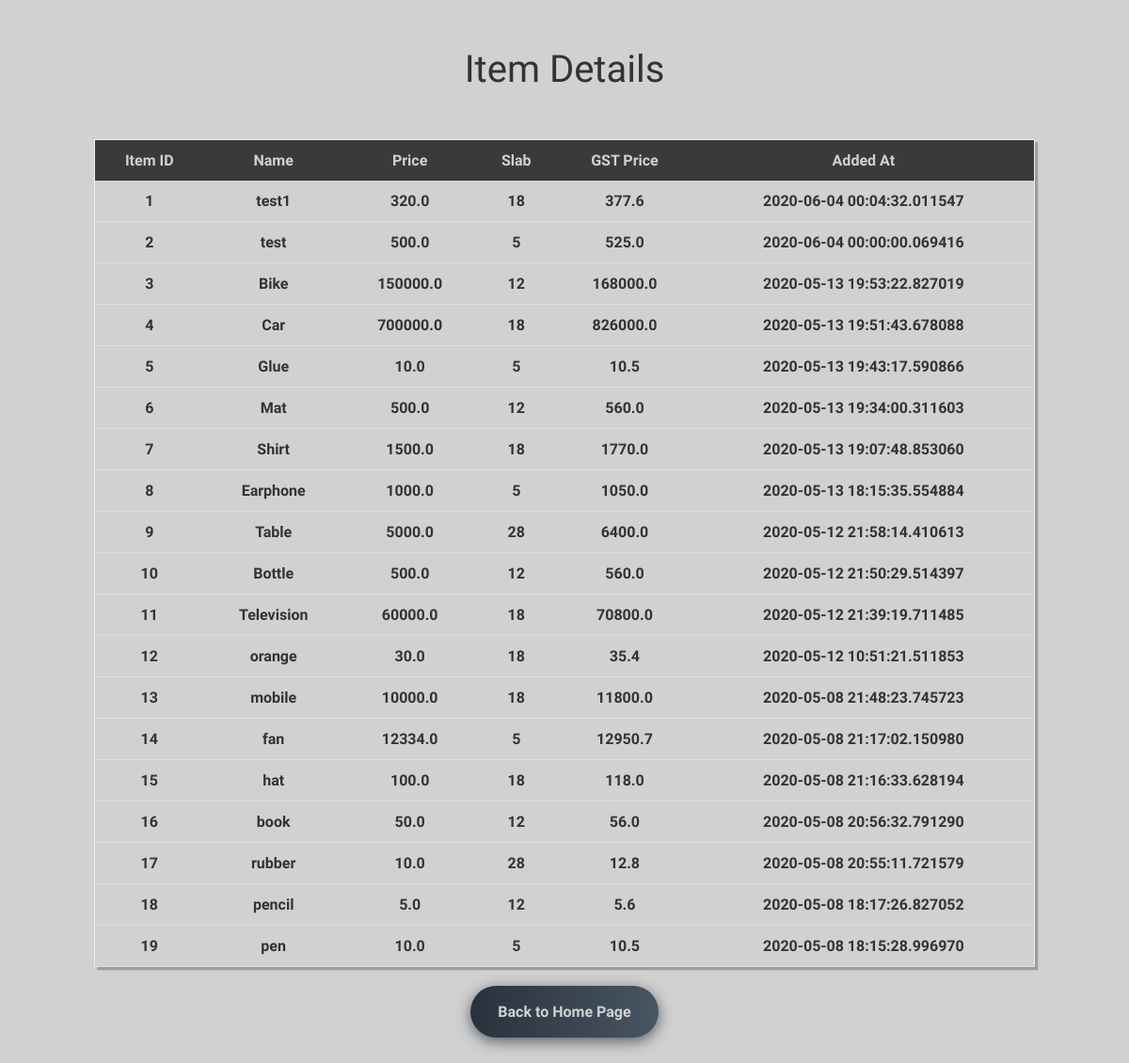
/table, run on an earlier commit of the app's database.
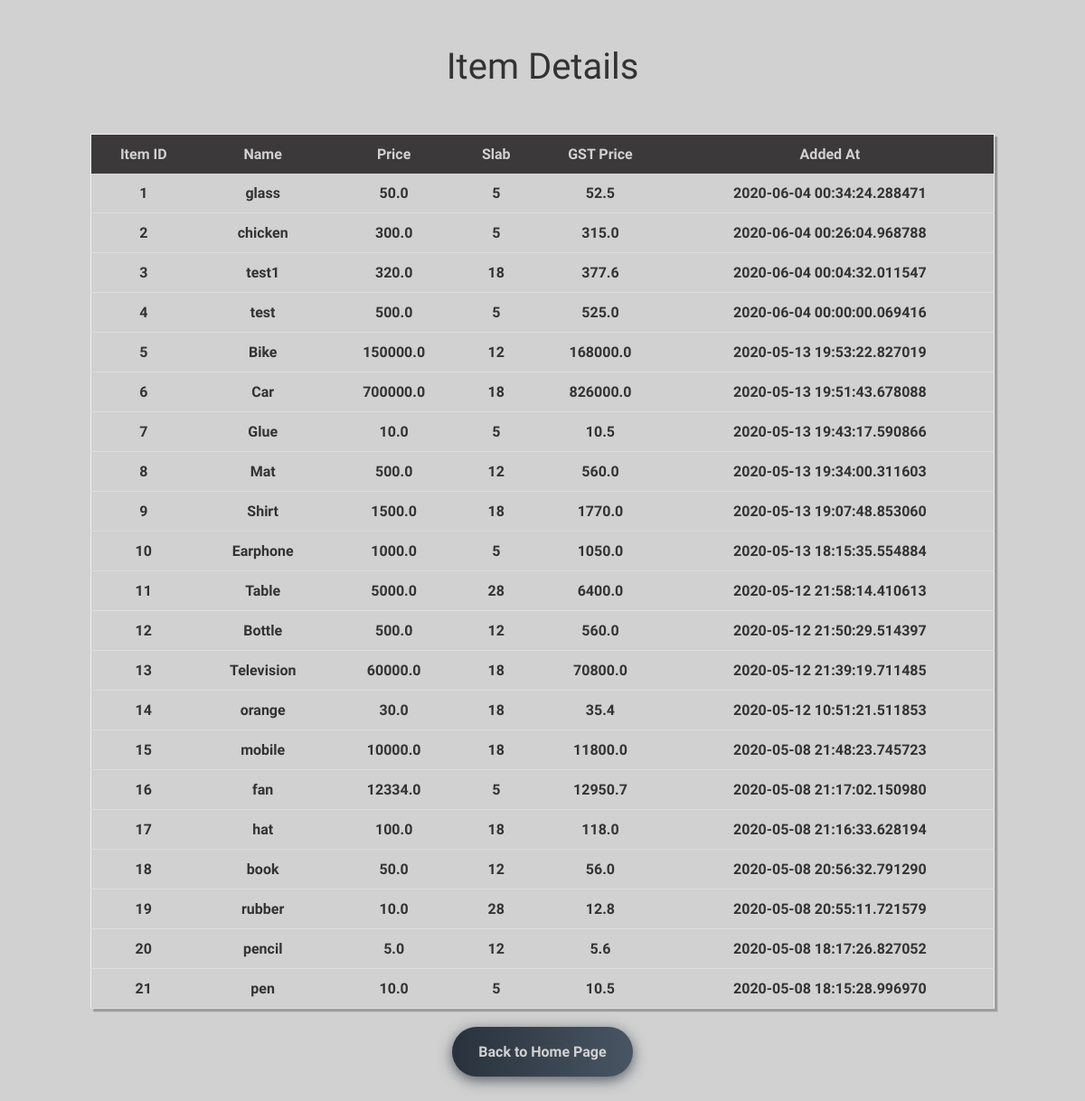
And on a later commit of the database.
### tables this page shows
CREATE TABLE "gst_items" ("ID" INTEGER PRIMARY KEY AUTOINCREMENT NOT NULL, "Item" VARCHAR,"Price" REAL, "Slab" INTEGER, "GST_Price" REAL, "Added_at" TIMESTAMP);

### app.py (the view)
@app.route('/table')
def table():
    con = sql.connect("new_database.db")
    cur = con.cursor()
    cur.execute("SELECT * FROM gst_items ORDER BY ID DESC ")
    output = cur.fetchall()
    return render_template("table.html", output = output)

### templates/table.html (shortened to what this page needs)
<!DOCTYPE html>
<html lang="en">
<head>
    <link rel="stylesheet" type="text/css" href="{{ url_for('static', filename='/css/table.css') }}">
</head>
<body class="overlay" >
    <div><h1 style="text-align:center;padding:2%;font-family:Nova Square;font-size: 40px;color:#333;font-weight: 200;">Item Details</h1></div>
    <div class="center">
      <table style="width:1000px;">
        <thead>
          <tr class="first" style="text-align:center;font-family:Jura;color:#333;">
            <th>Item ID</th>
            <th>Name</th>
            <th>Price</th>
            <th>Slab</th>
            <th>GST Price</th>
            <th>Added At</th>
          </tr>
        </thead>
        <tbody>
          {% for value in output %}
            <tr style="text-align:center;font-family:Jura;color:#333;font-weight: 600;">
                <td> {{ loop.length - (value[0]-1) }}</td>
                <td> {{ value[1] }}</td>
                <td> {{ value[2] }}</td>
                <td> {{ value[3] }}</td>
                <td> {{ value[4] }}</td>
                <td> {{ value[5] }}</td>
            </tr>
          {% endfor %}
        </tbody>
      </table>
        <div id="back">
            <form action="/">
                <div class="buttons">
                    <input class="btn-hover color-8" style="text-align:center;font-family:Jura;color:#d1d1d1;" type="submit" value="Back to Home Page" />
                </div>
            </form>
        </div>
    </div>
</body>
</html>

### static/css/table.css (style rules this page uses)
.overlay { background-color: #d1d1d1; }
*, *:after, *:before { box-sizing: border-box; }
.center { align-items: center; display: flex; flex-direction: column; justify-content: center; }
table { border: 0.1em solid #eee; box-shadow: 0.2em 0.2em 0 rgba(0, 0, 0, 0.25); border-collapse: collapse; }
th, td { padding: 0.75em; }
th { background: #3b3939; color: #d1d1d1; text-align: center; }
#back { text-align :center; }
* { -webkit-box-sizing: border-box; -moz-box-sizing: border-box; box-sizing: border-box; }
.buttons { margin: 0%; text-align: center; }
.btn-hover { width: 200px; font-size: 16px; font-weight: 600; color: #fff; cursor: pointer; margin: 20px; height: 55px; text-align:center; border: none; background-size: 300% 100%; border-radius: 50px; moz-transition: all .4s ease-in-out; -o-transition: all .4s ease-in-out; -webkit-transition: all .4s ease-in-out; transition: all .4s ease-in-out; }
.btn-hover.color-8 { background-image: linear-gradient(to right, #29323c, #485563, #2b5876, #4e4376); box-shadow: 0 4px 15px 0 rgba(45, 54, 65, 0.75); }

What changed in the data, as far as the page shows it:
added gst_items: Item "glass", Price "50.0", Slab "5", GST_Price "52.5", Added_at "2020-06-04 00:34:24.288471"
added gst_items: Item "chicken", Price "300.0", Slab "5", GST_Price "315.0", Added_at "2020-06-04 00:26:04.968788"
